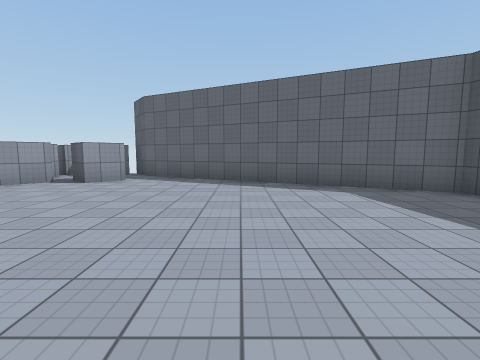
[1] (above)

24 first-person views from a walk through a 3-D level made in the Unity game engine. The camera is 1.5 m above the floor, tilts 6° down and sees 85° across. The floor is counted in squares, 2 m on a side. Each view is taken from the middle of a square. On the plan, view 1 faces up. The plan holds only what a view shows up to about 9 squares ahead; the rest is blank. The place goes on beyond the plan. The player character is not drawn. Some animated figures are not drawn. Surface patterns are stand-ins for the level's own textures.

[2]
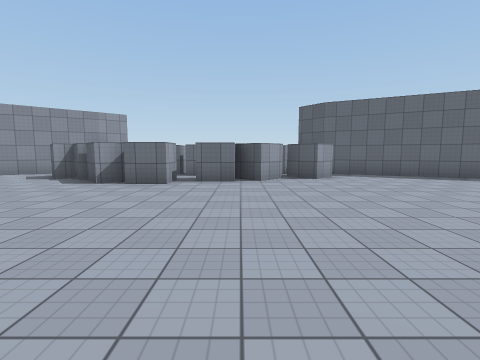

[3]
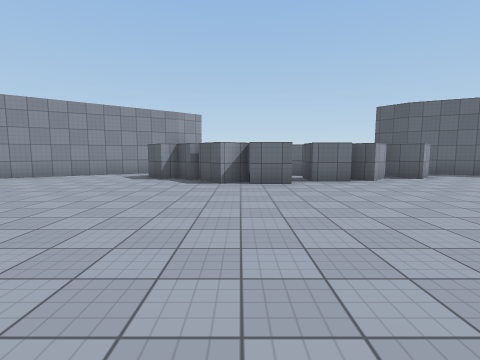

[4]
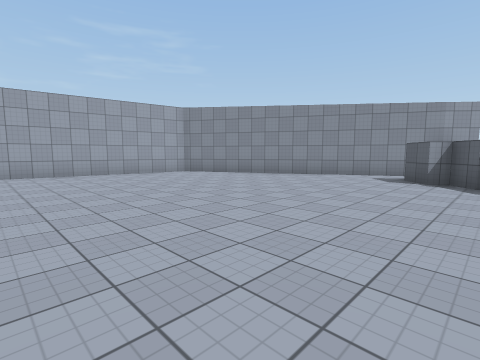

[5]
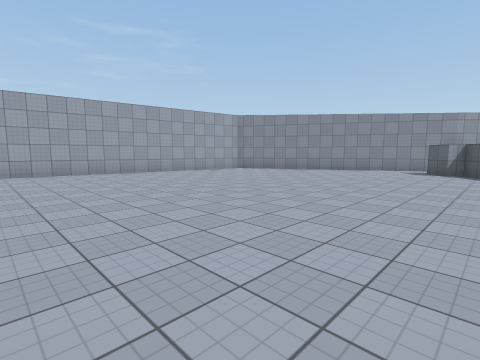

[6]
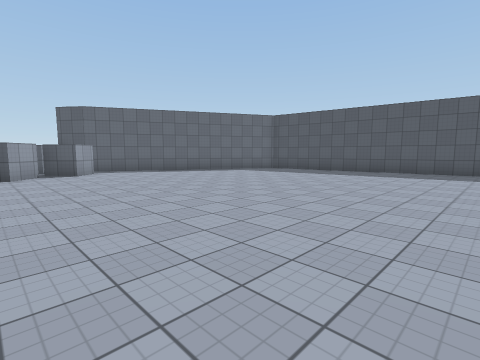

[7]
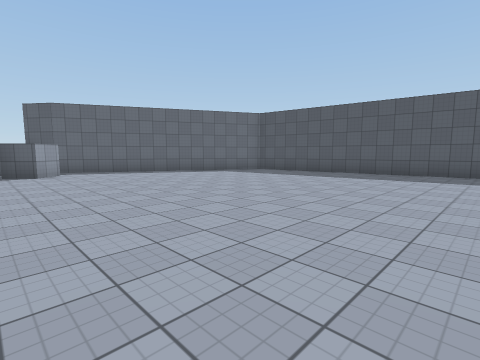

[8]
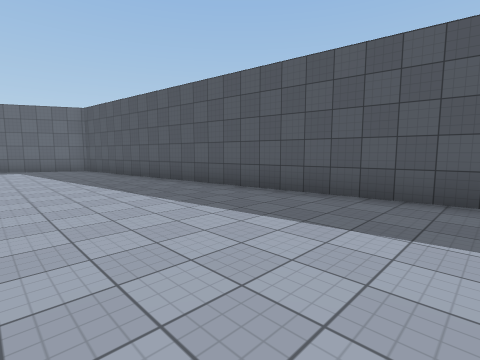

[9]
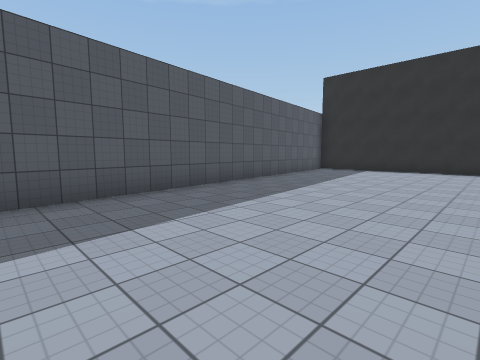

[10]
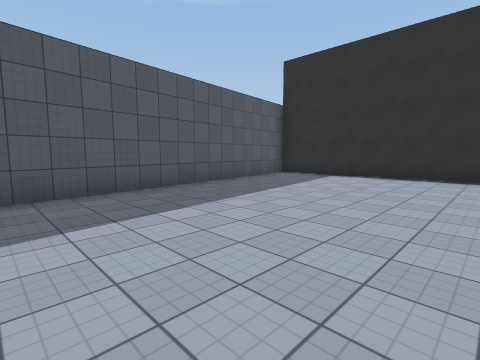

[11]
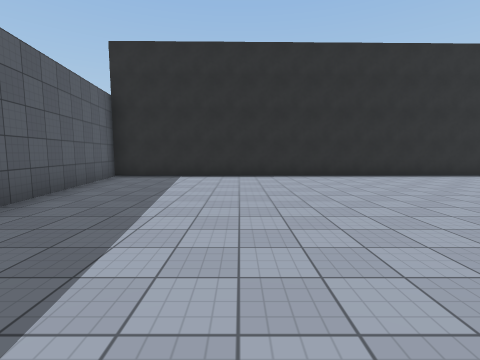

[12]
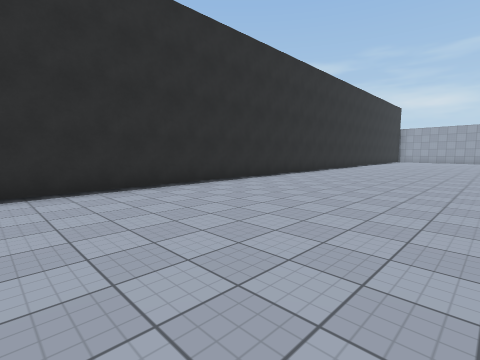

[13]
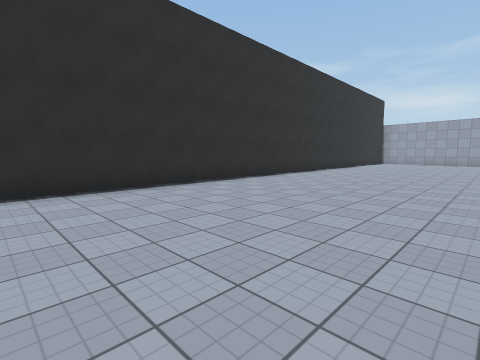

[14]
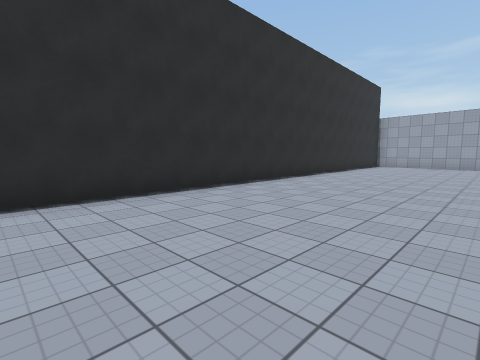

[15]
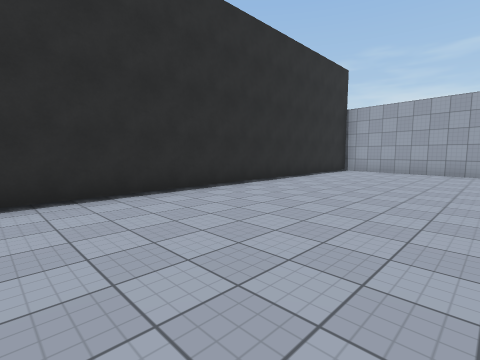

[16]
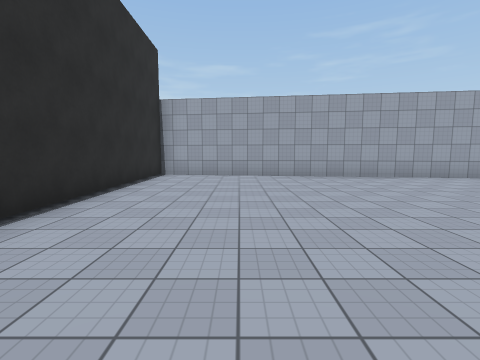

[17]
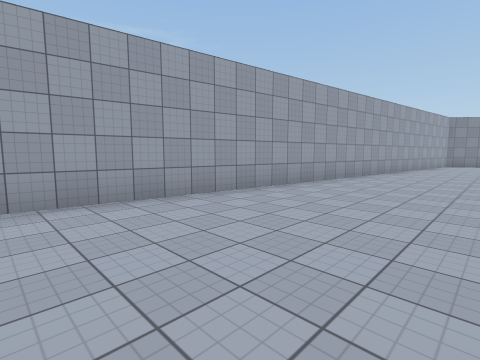

[18]
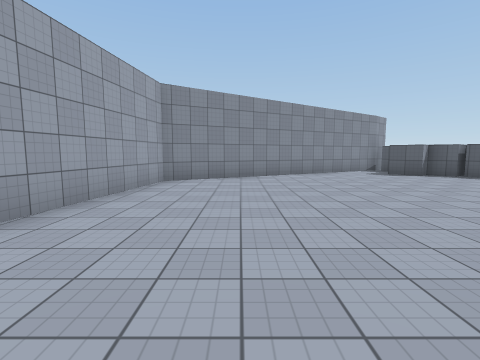

[19]
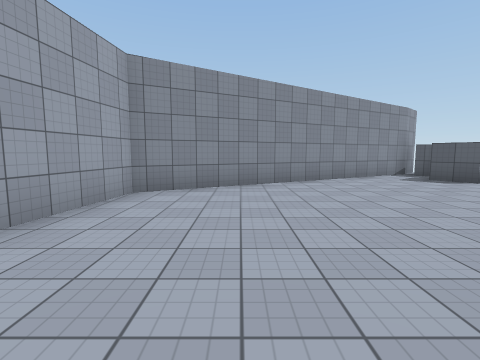

[20]
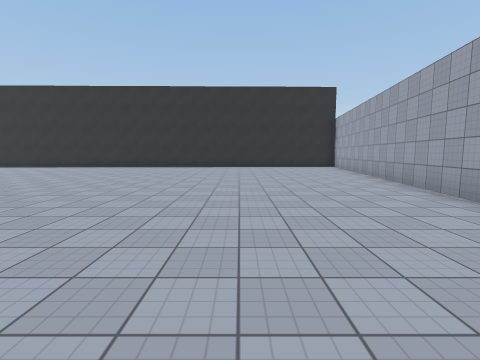

[21]
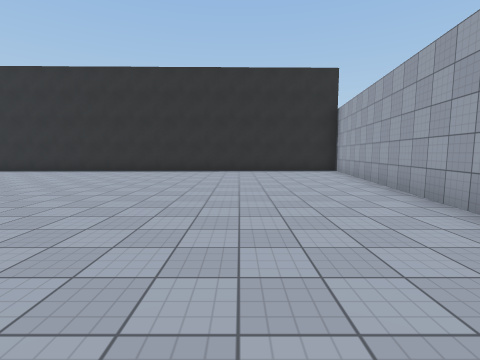

[22]
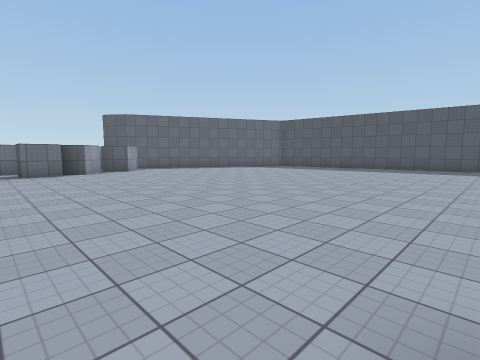

[23]
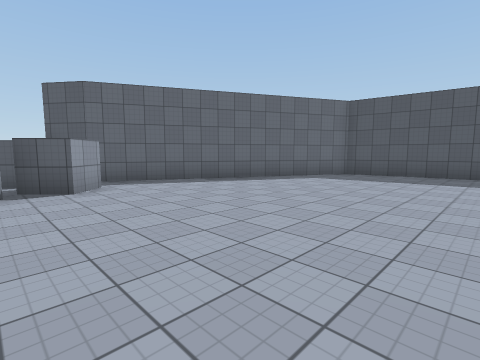

[24]
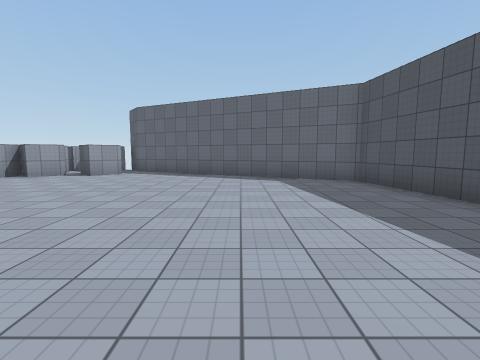

### Floor plan
Ten units are one square. View 1 is at (0, 0); x grows to the right and y downward. Boxes are objects, and circles mark ways between rooms. Rooms are numbered by the first view taken in them; rooms with no view inside come last. Other rooms are left out.
<svg viewBox="-224 -96 298 268">
<path fill="none" stroke="#000" d="M-87 -59 -95 -53 -101 -61M-78 -62 -78 -53 -89 -53M-38 -64 -46 -72M-47 -67 -54 -59 -61 -66 -61 -57 -71 -57M-95 -67 -103 -60 -108 -66 -112 -63 -118 -71M-110 -81 -114 -85M-113 -91 -190 -49 -219 167 69 162 41 -48 -21 -80M-31 -72 -38 -64M-21 -80 -30 -84 -35 -91 -44 -81"/>
<circle cx="-30" cy="-70" r="3" fill="#2a7"/>
<text x="-70" y="60">1</text>
<text x="-40" y="-80">2</text>
</svg>
Room 1 opens to room 2.

Where each view was taken, in squares from view 1:
view 1: 0 up, 0 right, facing up
view 2: 1 down, 6 left, facing up
view 3: 1 down, 9 left, facing up
view 4: 1 down, 10 left, facing up-left
view 5: 4 down, 10 left, facing up-left
view 6: 3 down, 6 left, facing up-right
view 7: 3 down, 5 left, facing up-right
view 8: 7 down, 1 right, facing up-right
view 9: 5 down, 1 right, facing down-right
view 10: 8 down, 1 right, facing down-right
view 11: 8 down, 3 right, facing down
view 12: 11 down, 1 right, facing down-left
view 13: 11 down, 3 left, facing down-left
view 14: 12 down, 7 left, facing down-left
view 15: 12 down, 11 left, facing down-left
view 16: 14 down, 13 left, facing left
view 17: 12 down, 17 left, facing up-left
view 18: 2 down, 17 left, facing up
view 19: 0 up, 17 left, facing up
view 20: 3 down, 17 left, facing down
view 21: 6 down, 18 left, facing down
view 22: 4 down, 8 left, facing up-right
view 23: 1 up, 5 left, facing up-right
view 24: 2 down, 1 right, facing up
